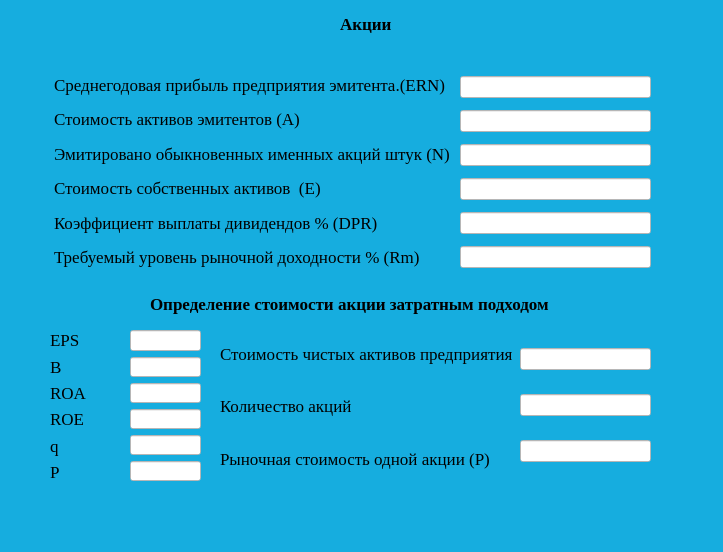
<?xml version="1.0" encoding="UTF-8"?>
<ui version="4.0">
 <class>MainWindow</class>
 <widget class="QMainWindow" name="MainWindow">
  <property name="geometry">
   <rect>
    <x>0</x>
    <y>0</y>
    <width>723</width>
    <height>552</height>
   </rect>
  </property>
  <property name="windowTitle">
   <string>Акции</string>
  </property>
  <property name="styleSheet">
   <string notr="true">selection-background-color: rgb(0, 54, 255);
background-color: rgb(22, 173, 223);
selection-color: rgb(255, 255, 255);
color: rgb(0, 0, 0);</string>
  </property>
  <widget class="QWidget" name="centralwidget">
   <widget class="QPushButton" name="run">
    <property name="geometry">
     <rect>
      <x>920</x>
      <y>590</y>
      <width>80</width>
      <height>29</height>
     </rect>
    </property>
    <property name="text">
     <string>RUN</string>
    </property>
   </widget>
   <widget class="QPushButton" name="clear">
    <property name="geometry">
     <rect>
      <x>810</x>
      <y>590</y>
      <width>80</width>
      <height>29</height>
     </rect>
    </property>
    <property name="font">
     <font>
      <pointsize>12</pointsize>
     </font>
    </property>
    <property name="text">
     <string>CLEAR</string>
    </property>
   </widget>
   <widget class="QWidget" name="layoutWidget_3">
    <property name="geometry">
     <rect>
      <x>54</x>
      <y>70</y>
      <width>411</width>
      <height>201</height>
     </rect>
    </property>
    <layout class="QVBoxLayout" name="verticalLayout_3">
     <item>
      <widget class="QLabel" name="label_3">
       <property name="font">
        <font>
         <family>Liberation Serif</family>
         <pointsize>13</pointsize>
         <weight>50</weight>
         <bold>false</bold>
        </font>
       </property>
       <property name="text">
        <string>Среднегодовая прибыль предприятия эмитента.(ERN)</string>
       </property>
       <property name="textFormat">
        <enum>Qt::AutoText</enum>
       </property>
      </widget>
     </item>
     <item>
      <widget class="QLabel" name="label">
       <property name="font">
        <font>
         <family>Liberation Serif</family>
         <pointsize>13</pointsize>
         <weight>50</weight>
         <bold>false</bold>
        </font>
       </property>
       <property name="text">
        <string>Стоимость активов эмитентов (A)</string>
       </property>
       <property name="textFormat">
        <enum>Qt::AutoText</enum>
       </property>
      </widget>
     </item>
     <item>
      <widget class="QLabel" name="label_4">
       <property name="font">
        <font>
         <family>Liberation Serif</family>
         <pointsize>13</pointsize>
         <weight>50</weight>
         <bold>false</bold>
        </font>
       </property>
       <property name="text">
        <string>Эмитировано обыкновенных именных акций штук (N)</string>
       </property>
       <property name="textFormat">
        <enum>Qt::AutoText</enum>
       </property>
      </widget>
     </item>
     <item>
      <widget class="QLabel" name="label_5">
       <property name="font">
        <font>
         <family>Liberation Serif</family>
         <pointsize>13</pointsize>
         <weight>50</weight>
         <bold>false</bold>
        </font>
       </property>
       <property name="text">
        <string>Стоимость собственных активов  (E)</string>
       </property>
       <property name="textFormat">
        <enum>Qt::AutoText</enum>
       </property>
      </widget>
     </item>
     <item>
      <widget class="QLabel" name="label_6">
       <property name="font">
        <font>
         <family>Liberation Serif</family>
         <pointsize>13</pointsize>
         <weight>50</weight>
         <bold>false</bold>
        </font>
       </property>
       <property name="text">
        <string>Коэффициент выплаты дивидендов % (DPR)</string>
       </property>
       <property name="textFormat">
        <enum>Qt::AutoText</enum>
       </property>
      </widget>
     </item>
     <item>
      <widget class="QLabel" name="label_7">
       <property name="font">
        <font>
         <family>Liberation Serif</family>
         <pointsize>13</pointsize>
         <weight>50</weight>
         <bold>false</bold>
        </font>
       </property>
       <property name="text">
        <string>Требуемый уровень рыночной доходности % (Rm)</string>
       </property>
       <property name="textFormat">
        <enum>Qt::AutoText</enum>
       </property>
      </widget>
     </item>
    </layout>
   </widget>
   <widget class="QLabel" name="label_8">
    <property name="geometry">
     <rect>
      <x>340</x>
      <y>10</y>
      <width>51</width>
      <height>28</height>
     </rect>
    </property>
    <property name="font">
     <font>
      <family>Liberation Serif</family>
      <pointsize>13</pointsize>
      <weight>75</weight>
      <bold>true</bold>
     </font>
    </property>
    <property name="text">
     <string>Акции</string>
    </property>
    <property name="textFormat">
     <enum>Qt::AutoText</enum>
    </property>
   </widget>
   <widget class="QWidget" name="layoutWidget">
    <property name="geometry">
     <rect>
      <x>130</x>
      <y>330</y>
      <width>71</width>
      <height>151</height>
     </rect>
    </property>
    <layout class="QVBoxLayout" name="verticalLayout_2">
     <item>
      <widget class="QLineEdit" name="lineEdit_8">
       <property name="styleSheet">
        <string notr="true">background-color: rgb(255, 255, 255);
border-color: rgb(85, 87, 83);</string>
       </property>
      </widget>
     </item>
     <item>
      <widget class="QLineEdit" name="lineEdit_9">
       <property name="styleSheet">
        <string notr="true">background-color: rgb(255, 255, 255);
border-color: rgb(85, 87, 83);</string>
       </property>
      </widget>
     </item>
     <item>
      <widget class="QLineEdit" name="lineEdit_10">
       <property name="styleSheet">
        <string notr="true">background-color: rgb(255, 255, 255);
border-color: rgb(85, 87, 83);</string>
       </property>
      </widget>
     </item>
     <item>
      <widget class="QLineEdit" name="lineEdit_11">
       <property name="styleSheet">
        <string notr="true">background-color: rgb(255, 255, 255);
border-color: rgb(85, 87, 83);</string>
       </property>
      </widget>
     </item>
     <item>
      <widget class="QLineEdit" name="lineEdit_12">
       <property name="styleSheet">
        <string notr="true">background-color: rgb(255, 255, 255);
border-color: rgb(85, 87, 83);</string>
       </property>
      </widget>
     </item>
     <item>
      <widget class="QLineEdit" name="lineEdit_13">
       <property name="styleSheet">
        <string notr="true">background-color: rgb(255, 255, 255);
border-color: rgb(85, 87, 83);</string>
       </property>
      </widget>
     </item>
    </layout>
   </widget>
   <widget class="QWidget" name="layoutWidget_4">
    <property name="geometry">
     <rect>
      <x>50</x>
      <y>330</y>
      <width>71</width>
      <height>152</height>
     </rect>
    </property>
    <layout class="QVBoxLayout" name="verticalLayout_4">
     <item>
      <widget class="QLabel" name="label_9">
       <property name="font">
        <font>
         <family>Liberation Serif</family>
         <pointsize>13</pointsize>
         <weight>50</weight>
         <bold>false</bold>
        </font>
       </property>
       <property name="text">
        <string>EPS</string>
       </property>
       <property name="textFormat">
        <enum>Qt::AutoText</enum>
       </property>
      </widget>
     </item>
     <item>
      <widget class="QLabel" name="label_2">
       <property name="font">
        <font>
         <family>Liberation Serif</family>
         <pointsize>13</pointsize>
         <weight>50</weight>
         <bold>false</bold>
        </font>
       </property>
       <property name="text">
        <string>B</string>
       </property>
       <property name="textFormat">
        <enum>Qt::AutoText</enum>
       </property>
      </widget>
     </item>
     <item>
      <widget class="QLabel" name="label_10">
       <property name="font">
        <font>
         <family>Liberation Serif</family>
         <pointsize>13</pointsize>
         <weight>50</weight>
         <bold>false</bold>
        </font>
       </property>
       <property name="text">
        <string>ROA</string>
       </property>
       <property name="textFormat">
        <enum>Qt::AutoText</enum>
       </property>
      </widget>
     </item>
     <item>
      <widget class="QLabel" name="label_11">
       <property name="font">
        <font>
         <family>Liberation Serif</family>
         <pointsize>13</pointsize>
         <weight>50</weight>
         <bold>false</bold>
        </font>
       </property>
       <property name="text">
        <string>ROE</string>
       </property>
       <property name="textFormat">
        <enum>Qt::AutoText</enum>
       </property>
      </widget>
     </item>
     <item>
      <widget class="QLabel" name="label_12">
       <property name="font">
        <font>
         <family>Liberation Serif</family>
         <pointsize>13</pointsize>
         <weight>50</weight>
         <bold>false</bold>
        </font>
       </property>
       <property name="text">
        <string>q</string>
       </property>
       <property name="textFormat">
        <enum>Qt::AutoText</enum>
       </property>
      </widget>
     </item>
     <item>
      <widget class="QLabel" name="label_13">
       <property name="font">
        <font>
         <family>Liberation Serif</family>
         <pointsize>13</pointsize>
         <weight>50</weight>
         <bold>false</bold>
        </font>
       </property>
       <property name="text">
        <string>P</string>
       </property>
       <property name="textFormat">
        <enum>Qt::AutoText</enum>
       </property>
      </widget>
     </item>
    </layout>
   </widget>
   <widget class="QWidget" name="layoutWidget_5">
    <property name="geometry">
     <rect>
      <x>220</x>
      <y>330</y>
      <width>295</width>
      <height>152</height>
     </rect>
    </property>
    <layout class="QVBoxLayout" name="verticalLayout_5">
     <item>
      <widget class="QLabel" name="label_14">
       <property name="font">
        <font>
         <family>Liberation Serif</family>
         <pointsize>13</pointsize>
         <weight>50</weight>
         <bold>false</bold>
        </font>
       </property>
       <property name="text">
        <string>Стоимость чистых активов предприятия</string>
       </property>
       <property name="textFormat">
        <enum>Qt::AutoText</enum>
       </property>
      </widget>
     </item>
     <item>
      <widget class="QLabel" name="label_15">
       <property name="font">
        <font>
         <family>Liberation Serif</family>
         <pointsize>13</pointsize>
         <weight>50</weight>
         <bold>false</bold>
        </font>
       </property>
       <property name="text">
        <string>Количество акций</string>
       </property>
       <property name="textFormat">
        <enum>Qt::AutoText</enum>
       </property>
      </widget>
     </item>
     <item>
      <widget class="QLabel" name="label_16">
       <property name="font">
        <font>
         <family>Liberation Serif</family>
         <pointsize>13</pointsize>
         <weight>50</weight>
         <bold>false</bold>
        </font>
       </property>
       <property name="text">
        <string>Рыночная стоимость одной акции (P)</string>
       </property>
       <property name="textFormat">
        <enum>Qt::AutoText</enum>
       </property>
      </widget>
     </item>
    </layout>
   </widget>
   <widget class="QWidget" name="layoutWidget_2">
    <property name="geometry">
     <rect>
      <x>520</x>
      <y>330</y>
      <width>131</width>
      <height>151</height>
     </rect>
    </property>
    <layout class="QVBoxLayout" name="verticalLayout_6">
     <item>
      <widget class="QLineEdit" name="lineEdit_14">
       <property name="styleSheet">
        <string notr="true">background-color: rgb(255, 255, 255);
border-color: rgb(85, 87, 83);</string>
       </property>
      </widget>
     </item>
     <item>
      <widget class="QLineEdit" name="lineEdit_15">
       <property name="styleSheet">
        <string notr="true">background-color: rgb(255, 255, 255);
border-color: rgb(85, 87, 83);</string>
       </property>
      </widget>
     </item>
     <item>
      <widget class="QLineEdit" name="lineEdit_16">
       <property name="styleSheet">
        <string notr="true">background-color: rgb(255, 255, 255);
border-color: rgb(85, 87, 83);</string>
       </property>
      </widget>
     </item>
    </layout>
   </widget>
   <widget class="QLabel" name="label_17">
    <property name="geometry">
     <rect>
      <x>150</x>
      <y>290</y>
      <width>431</width>
      <height>28</height>
     </rect>
    </property>
    <property name="font">
     <font>
      <family>Liberation Serif</family>
      <pointsize>13</pointsize>
      <weight>75</weight>
      <bold>true</bold>
     </font>
    </property>
    <property name="text">
     <string>Определение стоимости акции затратным подходом</string>
    </property>
    <property name="textFormat">
     <enum>Qt::AutoText</enum>
    </property>
   </widget>
   <widget class="QWidget" name="">
    <property name="geometry">
     <rect>
      <x>460</x>
      <y>70</y>
      <width>191</width>
      <height>206</height>
     </rect>
    </property>
    <layout class="QVBoxLayout" name="verticalLayout">
     <item>
      <widget class="QLineEdit" name="lineEdit_6">
       <property name="styleSheet">
        <string notr="true">background-color: rgb(255, 255, 255);
border-color: rgb(85, 87, 83);</string>
       </property>
      </widget>
     </item>
     <item>
      <widget class="QLineEdit" name="lineEdit_2">
       <property name="styleSheet">
        <string notr="true">background-color: rgb(255, 255, 255);
border-color: rgb(85, 87, 83);</string>
       </property>
      </widget>
     </item>
     <item>
      <widget class="QLineEdit" name="lineEdit_3">
       <property name="styleSheet">
        <string notr="true">background-color: rgb(255, 255, 255);
border-color: rgb(85, 87, 83);</string>
       </property>
      </widget>
     </item>
     <item>
      <widget class="QLineEdit" name="lineEdit_4">
       <property name="styleSheet">
        <string notr="true">background-color: rgb(255, 255, 255);
border-color: rgb(85, 87, 83);</string>
       </property>
      </widget>
     </item>
     <item>
      <widget class="QLineEdit" name="lineEdit_5">
       <property name="styleSheet">
        <string notr="true">background-color: rgb(255, 255, 255);
border-color: rgb(85, 87, 83);</string>
       </property>
      </widget>
     </item>
     <item>
      <widget class="QLineEdit" name="lineEdit_7">
       <property name="styleSheet">
        <string notr="true">background-color: rgb(255, 255, 255);
border-color: rgb(85, 87, 83);</string>
       </property>
      </widget>
     </item>
    </layout>
   </widget>
  </widget>
  <widget class="QMenuBar" name="menubar">
   <property name="geometry">
    <rect>
     <x>0</x>
     <y>0</y>
     <width>723</width>
     <height>26</height>
    </rect>
   </property>
  </widget>
  <widget class="QStatusBar" name="statusbar"/>
 </widget>
 <resources/>
 <connections/>
</ui>
